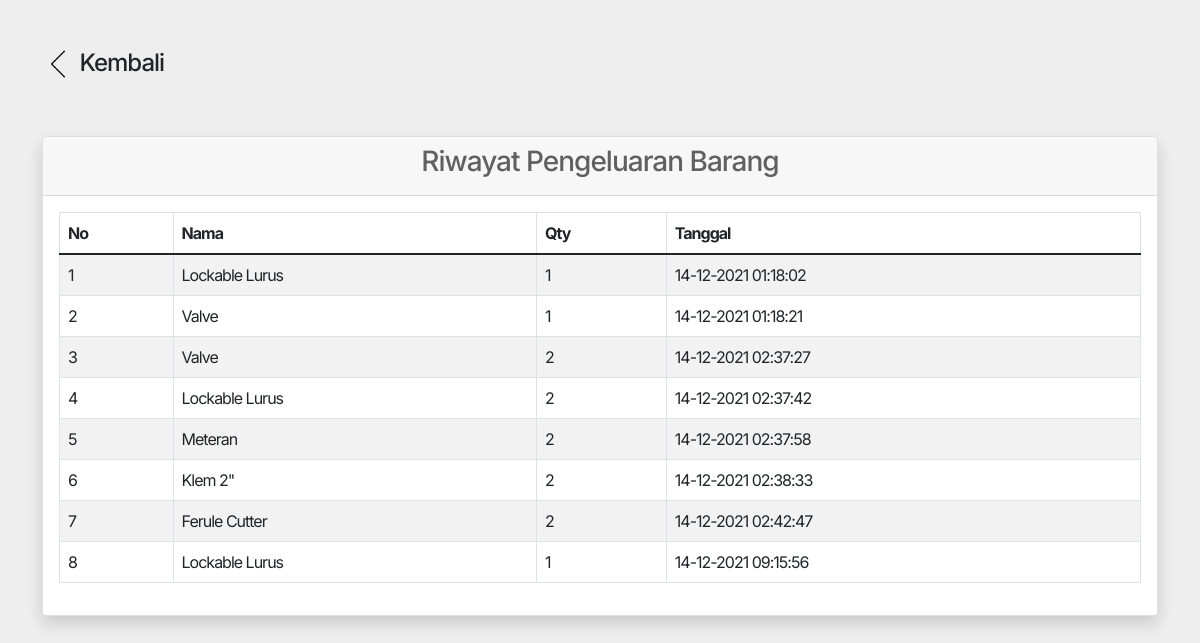
Screenshot of /out_history.php?date=2021-12-14 with the database file from the repository.
### tables this page shows
CREATE TABLE `m_barang_pengeluaran` (
  `id_barang_pengeluaran` int(11) NOT NULL,
  `id_barang` int(11) NOT NULL,
  `qty` int(11) NOT NULL,
  `input_by` varchar(255) DEFAULT NULL,
  `input_date` timestamp NOT NULL DEFAULT current_timestamp()
);

CREATE TABLE `m_barang` (
  `id_barang` int(11) NOT NULL,
  `parent_barang` int(11) DEFAULT NULL,
  `id_outlet` varchar(50) DEFAULT '1',
  `barcode` varchar(50) DEFAULT NULL,
  `barcode_asli` varchar(50) DEFAULT NULL,
  `nama_barang` varchar(50) DEFAULT NULL,
  `id_category` int(11) NOT NULL,
  `id_jenis_barang` int(11) NOT NULL,
  `id_merk` int(11) NOT NULL,
  `merk` varchar(100) DEFAULT NULL,
  `jenis_barang` varchar(50) DEFAULT 'ADA LIMBAH',
  `satuan` varchar(50) NOT NULL,
  `warna` varchar(59) NOT NULL,
  `gambar` varchar(59) NOT NULL,
  `size` varchar(50) NOT NULL,
  `harga_beli` int(11) NOT NULL DEFAULT 0,
  `harga_jual` int(11) NOT NULL DEFAULT 0,
  `last_stock` int(11) NOT NULL DEFAULT 0,
  `min_stock` int(11) NOT NULL DEFAULT 0,
  `max_stock` int(11) NOT NULL DEFAULT 0,
  `is_limbah` enum('N','Y') DEFAULT 'N',
  `is_delete` enum('N','Y') NOT NULL DEFAULT 'N'
);

### out_history.php (the view, shortened to what this page needs)
<?php include "header.php";
  $data = $conn->query("SELECT sum(qty) as qty, date(input_date) as date FROM `m_barang_pengeluaran` GROUP BY date(input_date) ORDER BY date(input_date) DESC");
  if (isset($_GET['date'])) {
    $date = $_GET['date'];
    $detail = $conn->query("SELECT a.qty, a.input_date, b.nama_barang FROM `m_barang_pengeluaran` a LEFT JOIN m_barang b ON a.id_barang = b.id_barang WHERE date(input_date) = '$date' ");
  }
?>
    <div class="container mt-5 mb-5">
      <div class="row my-5">
        <div class="col-md-12">
          <?php if(isset($_GET['date'])) :?>
          <a href="out_history.php">
            <h4 class="text-dark"> <img src="images/back.png" width="32px" alt=""> Kembali</h4>
          </a>
          <?php endif;?>
        </div>
      </div>
      <div class="row">
        <div class="col-md-12 col-12">
          <div class="card shadow mb-5">
            <div class="card-header">
              <div class="row">
                <div class="col-md-12">
                  <h3 class="text-center">Riwayat Pengeluaran Barang</h3>
                </div>
              </div>
            </div>
            <div class="card-body">
              <?php if(!isset($_GET['date'])): ?>
              <table class="table table-bordered table-hover table-striped">
                <thead>
                  <tr>
                    <th>No</th>
                    <th>Tanggal</th>
                    <th>Total Qty</th>
                  </tr>
                </thead>
                <tbody>
                  <?php $i = 1; while($row = $data->fetch_array()): ?>
                    <tr>
                      <td><?= $i++; ?></td>
                      <td>
                        <a href="out_history.php?date=<?= date("Y-m-d", strtotime($row['date'])); ?>">
                          <?= date("d-m-Y", strtotime($row['date'])); ?>
                        </a>
                      </td>
                      <td><?= number_format($row['qty']) ?></td>
                    </tr>
                  <?php endwhile; ?>
                </tbody>
              </table>
            <?php else : ?>
              <table class="table table-bordered table-hover table-striped">
                <thead>
                  <tr>
                    <th>No</th>
                    <th>Nama</th>
                    <th>Qty</th>
                    <th>Tanggal</th>
                  </tr>
                </thead>
                <tbody>
                  <?php $no = 0; while ($row = $detail->fetch_array()) : ?>
                  <tr>
                    <td><?= $no+1 ?></td>
                    <td><?= $row['nama_barang'] ?></td>
                    <td><?= $row['qty'] ?></td>
                    <td><?= date('d-m-Y H:i:s', strtotime($row['input_date'])) ?></td>
                  </tr>
                  <?php $no++; ?>
                  <?php endwhile ;?>
                </tbody>
              </table>
            <?php endif; ?>
            </div>
          </div>
        </div>
      </div>
    </div>
<?php include "footer.php"; ?>

### style.css (style rules this page uses)
body { font-family: 'Inter', sans-serif; background-color: #eeeeee; letter-spacing: -1px; color: #777777; }
h1, h2, h3, h4, h5, h6, p { color: #606060; }

### header.php (style rules this page uses)
a { text-decoration: none; }

### rows the page displays
m_barang_pengeluaran: id_barang.nama_barang "Lockable Lurus", qty "1", input_date "14-12-2021 01:18:02"
m_barang_pengeluaran: id_barang.nama_barang "Valve", qty "1", input_date "14-12-2021 01:18:21"
m_barang_pengeluaran: id_barang.nama_barang "Valve", qty "2", input_date "14-12-2021 02:37:27"
m_barang_pengeluaran: id_barang.nama_barang "Lockable Lurus", qty "2", input_date "14-12-2021 02:37:42"
m_barang_pengeluaran: id_barang.nama_barang "Meteran", qty "2", input_date "14-12-2021 02:37:58"
m_barang_pengeluaran: id_barang.nama_barang "Klem 2\"", qty "2", input_date "14-12-2021 02:38:33"
m_barang_pengeluaran: id_barang.nama_barang "Ferule Cutter", qty "2", input_date "14-12-2021 02:42:47"
m_barang_pengeluaran: id_barang.nama_barang "Lockable Lurus", qty "1", input_date "14-12-2021 09:15:56"
